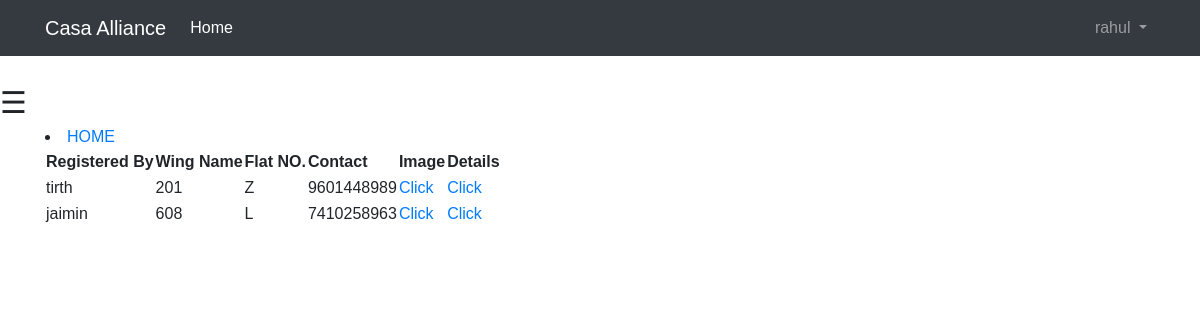
/basic_app/property_public/ (signed in), run on the app's committed database.
### basic_app/models.py (models this page shows, shortened)
class Property(models.Model):
    registered_by = models.CharField(max_length=64)
    wing_name = models.CharField(validators=[name_regex], max_length=20)
    flat_no = models.PositiveIntegerField()
    property_for = models.CharField(choices=PROPERTY_FOR, default=1, max_length=64)
    property_type = models.CharField(choices=PROPERTY_TYPE, max_length=64)
    property_BHK = models.PositiveIntegerField(choices=PROPERTY_BHK)
    property_balconies = models.PositiveIntegerField(choices=PROPERTY_BALCONIES)
    property_flor_number = models.PositiveIntegerField(choices=PROPERTY_FLOR_NO)
    property_covered_area = models.PositiveIntegerField()
    property_carpet_area = models.PositiveIntegerField()
    property_price = models.PositiveIntegerField()
    property_owner = models.CharField(validators=[name_regex], max_length=25)
    owner_contact = models.PositiveIntegerField(validators=[mobile_regex])
    mode = models.CharField(choices=MODE, max_length=10)
    property_picture = models.FileField(blank=False)

### basic_app/views.py (the view)
# urls.py: url(r'^property_public/(?P<pk>\d+)/$',views.PropertyDetailView.as_view(),name='property_detail'),
def property_public(request):
    obj = models.Property.objects.filter(Q(mode__icontains='public'))
    if obj:
        return render(request, 'basic_app/property_list.html', {'list': obj})
    else:
        return HttpResponse('No result found')

### templates/basic_app/property_list.html
{% extends 'basic_app/base.html' %}
{% block body_block %}
    <div class = 'container'>
<li><a href="{% url 'basic_app:home' %}">HOME</a></li>
    <table>
  <thead>
    <tr>
      <th>Registered By</th>
      <th>Wing Name</th>
        <th>Flat NO.</th>
        <th>Contact</th>
      <th>Image</th>
        <th>Details</th>
    </tr>
  </thead>
    <tbody>
    {% if list %}
    {% for k in list %}
      <tr>
        <td>{{ k.registered_by }}</td>
          <td>{{ k.flat_no }}</td>
        <td>{{ k.wing_name }}</td>
          <td>{{ k.owner_contact }}</td>
      <td><a href="{{ k.property_picture.url }}">Click</a></td>
        <td><a href="{{ k.id }}">Click</a></td>
      </tr>
    {% endfor %}
    {% endif %}
  </tbody>
</table>
    </div>
{% endblock %}

### templates/basic_app/base.html (shortened to what this page needs)
<!DOCTYPE html>
<html lang="en">
<head>
    <link rel="stylesheet" href="https://maxcdn.bootstrapcdn.com/bootstrap/4.0.0/css/bootstrap.min.css">
</head>
<body>
  <nav class="navbar navbar-expand-lg navbar-dark bg-dark mb-4">
    <div class="container">
      <a class="navbar-brand" href="{% url 'basic_app:casa_home' %}">Casa Alliance</a>
      <div class="collapse navbar-collapse" id="navbarSupportedContent">
        <ul class="navbar-nav mr-auto">
        <li class="nav-item active">
        {% if  request.user.is_authenticated and not request.user.username == 'watchman'%}
            <a class="nav-link" href="{% url 'basic_app:casa_home' %}">Home <span class="sr-only">(current)</span></a>
        {% endif %}
      </li>
        </ul>
        {% if user.is_authenticated %}
          <ul class="navbar-nav">
            <li class="nav-item dropdown">
              <a class="nav-link dropdown-toggle" href="#" id="navbarDropdown" role="button" data-toggle="dropdown" aria-haspopup="true" aria-expanded="false">
                {{ user.username }}
              </a>
            </li>
          </ul>
        {% else %}
          <form class="form-inline my-2 my-lg-0">
            <a href="{% url 'basic_app:user_login' %}" class="btn btn-outline-secondary">Log in</a>
            <a href="{% url 'basic_app:register' %}" class="btn btn-primary ml-2">Sign up</a>
          </form>
        {% endif %}
      </div>
    </div>
  </nav>
     {% if user.is_authenticated and not request.user.username == 'watchman' %}
        <span style="font-size:30px;cursor:pointer" onclick="openNav()">&#9776;</span>
     {% endif %}
<div>
    {% block body_block %}{% endblock %}
</div>
</body>
</html>

### templates/basic_app/base.html (style rules this page uses)
body { font-family: "proxima-nova-soft", "Proxima Nova Soft", Helvetica, Arial, sans-serif; }

### data on the page
Property: registered_by "tirth", flat_no "201", wing_name "Z", owner_contact "9601448989"
Property: registered_by "jaimin", flat_no "608", wing_name "L", owner_contact "7410258963"

### other printed values
{{ user.username }} "rahul"
